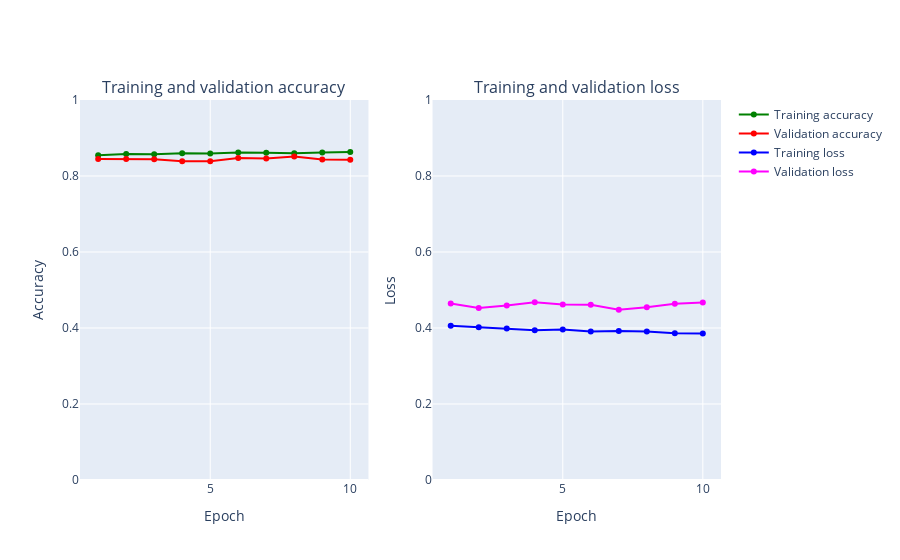

The cell this chart's notebook holds for it:
### Markdown cell above
### Added batch sizing to see if it affects

### Code cell
%%time
fashion_model_batch = Sequential()
fashion_model_batch.add(Conv2D(32, kernel_size=(3, 3),activation='linear',input_shape=(28,28,1)))
fashion_model_batch.add(Conv2D(64, (3, 3), activation='linear'))
fashion_model_batch.add(Flatten())
fashion_model_batch.add(Dense(128, activation='linear'))
fashion_model_batch.add(Dense(num_classes, activation='softmax'))
fashion_model_batch.compile(loss='categorical_crossentropy', optimizer=keras.optimizers.Adam(),metrics=['accuracy'])
fashion_model_batch.summary()

h_callback = fashion_model.fit(X_train, y_train, epochs = 10, batch_size=32,validation_data=(X_test, y_test))


# Plot train vs test loss during training 
plot_accuracy_and_loss(h_callback)

### Figure 1 — Plotly figure (JSON) as saved in the notebook; plotly's stock layout.template omitted (floating-point values rounded to 4 significant figures)
{"data": [{"marker": {"color": "Green"}, "mode": "markers+lines", "name": "Training accuracy", "text": ["1", "2", "3", "4", "5", "6", "7", "8", "9", "10"], "type": "scatter", "x": [1, 2, 3, 4, 5, 6, 7, 8, 9, 10], "xaxis": "x", "y": [0.8549, 0.8579, 0.8575, 0.8601, 0.8594, 0.8618, 0.8614, 0.8599, 0.862, 0.8634], "yaxis": "y"}, {"marker": {"color": "Red"}, "mode": "markers+lines", "name": "Validation accuracy", "text": ["1", "2", "3", "4", "5", "6", "7", "8", "9", "10"], "type": "scatter", "x": [1, 2, 3, 4, 5, 6, 7, 8, 9, 10], "xaxis": "x", "y": [0.845, 0.8447, 0.8442, 0.8387, 0.8387, 0.8473, 0.8463, 0.8514, 0.8432, 0.8429], "yaxis": "y"}, {"marker": {"color": "Blue"}, "mode": "markers+lines", "name": "Training loss", "text": ["1", "2", "3", "4", "5", "6", "7", "8", "9", "10"], "type": "scatter", "x": [1, 2, 3, 4, 5, 6, 7, 8, 9, 10], "xaxis": "x2", "y": [0.4062, 0.4017, 0.3989, 0.394, 0.3963, 0.3908, 0.3919, 0.3905, 0.386, 0.3852], "yaxis": "y2"}, {"marker": {"color": "Magenta"}, "mode": "markers+lines", "name": "Validation loss", "text": ["1", "2", "3", "4", "5", "6", "7", "8", "9", "10"], "type": "scatter", "x": [1, 2, 3, 4, 5, 6, 7, 8, 9, 10], "xaxis": "x2", "y": [0.4648, 0.4526, 0.459, 0.4676, 0.4615, 0.4614, 0.4482, 0.4547, 0.464, 0.4669], "yaxis": "y2"}], "layout": {"annotations": [{"font": {"size": 16}, "showarrow": false, "text": "Training and validation accuracy", "x": 0.225, "xanchor": "center", "xref": "paper", "y": 1, "yanchor": "bottom", "yref": "paper"}, {"font": {"size": 16}, "showarrow": false, "text": "Training and validation loss", "x": 0.775, "xanchor": "center", "xref": "paper", "y": 1, "yanchor": "bottom", "yref": "paper"}], "xaxis": {"anchor": "y", "domain": [0, 0.45], "title": {"text": "Epoch"}}, "xaxis2": {"anchor": "y2", "domain": [0.55, 1], "title": {"text": "Epoch"}}, "yaxis": {"anchor": "x", "domain": [0, 1], "range": [0, 1], "title": {"text": "Accuracy"}}, "yaxis2": {"anchor": "x2", "domain": [0, 1], "range": [0, 1], "title": {"text": "Loss"}}}}
